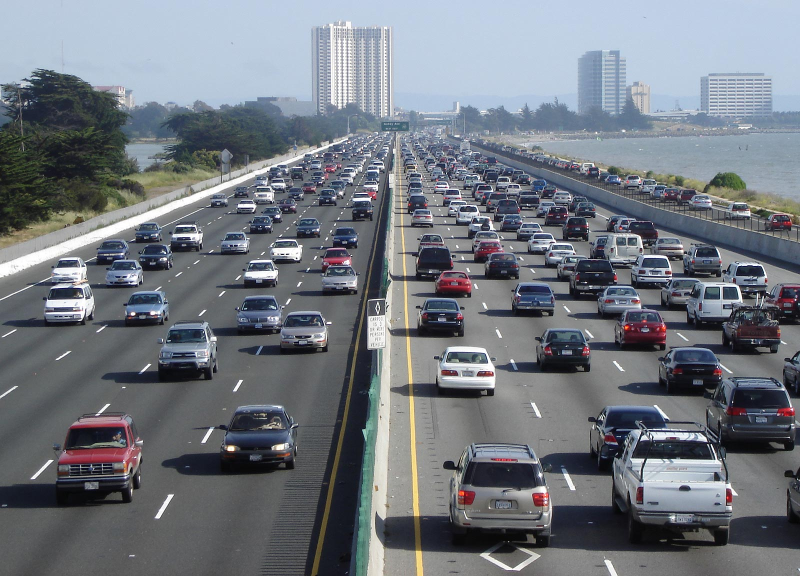
#> input picture Assignment_3/OpticalFlow/Datasets/highway.jpg, 1600 x 1152 px, found by its file name (shown at 1/2 size)
$ python KeyPointsFinder.py
#> lines starting #> are read from the running program, lines starting #| are printed output that depends on the picture; after the words box and inside, x2 and y2 are one past the last pixel; in counts of white or black regions, pixels touching at a corner belong together
## Students And Developers: Itay Guy, 305104184 & Elias Jadon, 207755737

import cv2
import numpy as np


class KeyPointsFinder:

    """
    KeyPointsFinder(image_path[, cell_size=8[, bin_n=9[, win_size=(128, 64)]]]) -> HOG descriptor
    .   @brief Computes the hog descriptor per an image.
    .   @param cell_size Size of the divided image.
    .   @param bin_n Size of the histogram per block.
    .   @param win_size Size of the scaled image (cols, rows).
    """
    def __init__(self, image_path, cell_size=8, bin_n=9, win_size=(128, 64)):
        # These are parameters which required from the program to get initially
#> called with cell_size = 8, bin_n = 9, win_size = (128, 64)
        self._cell_size = cell_size     # Descriptor cell computation on the image after resizing
        self._bin_n = bin_n             # Number of bins
        self._win_size = win_size
        self._real_image = cv2.imread(image_path)
#> self._real_image is the input picture: shape (1152, 1600, 3); mean B, G, R 127.2, 119.4, 114
        self._scaled_image = cv2.resize(self._real_image, self._win_size, interpolation=cv2.INTER_CUBIC)
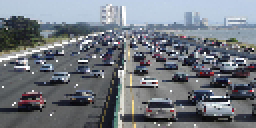
#> self._scaled_image: shape (64, 128, 3) (shown 2 times larger); mean B, G, R 127.4, 119.8, 114.4
        self._hog_descriptor = None
        self._grad = None
        self._angleOfs = None


    """
    get_real_image() -> original image
    .   @brief Getting the original input image.
    """
    def get_real_image(self):
        return self._real_image

    """
    get_copy_real_image() -> copy of the original image
    .   @brief Generating a copy of the original input image.
    """
    def get_copy_real_image(self):
        return self._real_image.copy()


    """
    reshape(raw_hist) -> reshaped hog descriptor
    .   @brief Reshaping the hog descriptor.
    .   @param raw_hist A raw data normalized histogram.
    """
    def reshape(self, raw_hist):
        hists = list()
        for i in range(0, len(raw_hist), self._bin_n):
            hists.append(raw_hist[i:(i + self._bin_n)].ravel())

        return hists


    """
    reduce_dimension(multi_feature_vectors) -> reduced dimension array
    .   @brief Reduces a dimension.
    .   @param multi_feature_vectors A multi-dimensional array of features.
    """
    def reduce_dimension(self, multi_feature_vectors):
        reduced = []
        for single_hog in multi_feature_vectors:
            for hist in single_hog:
                reduced.append(hist)

        return reduced


    """
    get_native_hog(image) -> HOG descriptor
    .   @brief Computes the hog descriptor per an image.
    .   @param image An image.
    """
    def get_native_hog(self, image):
        winSize = (image.shape[1], image.shape[0])
        blockSize = (self._cell_size, self._cell_size)
        blockStride = (self._cell_size, self._cell_size)
        cellSize = (self._cell_size, self._cell_size)
        nbins = self._bin_n
        derivAperture = 1
        winSigma = -1.0
        histogramNormType = 1
        L2HysThreshold = 0.2
        gammaCorrection = 1
        nlevels = 64
        signedGradient = 0
        hog_instance = cv2.HOGDescriptor(winSize, blockSize, blockStride, cellSize, nbins,
                                         derivAperture, winSigma, histogramNormType, L2HysThreshold,
                                         gammaCorrection, nlevels, signedGradient)

        # compute(img[, winStride[, padding[, locations]]]) -> descriptors
        winStride = winSize
        padding = (self._cell_size, self._cell_size)
        # correlated with n-bins number -> not working at all:
        locations = []
        hist = hog_instance.compute(image, winStride, padding, locations)
        grad = np.zeros(winStride, dtype=np.float32)
        angleOfs = np.zeros(winStride, dtype=np.float32)
        grad, angleOfs = hog_instance.computeGradient(image, grad, angleOfs)
        return self.reshape(hist), grad, angleOfs


    """
    generate_key_points() -> None
    .   @brief Computes all possible key-points at the current image.
    """
    def generate_key_points(self):
        self._hog_descriptor, self._grad, self._angleOfs = self.get_native_hog(self._scaled_image)
        self._hog_descriptor = np.asarray(self.reduce_dimension(self._hog_descriptor), dtype=np.float32)


    def fast(self):
        pass


    """
    get_strongest(img[, n]]) -> key_points indices
    .   @brief Computes the strongest key-points from HOG descriptor.
    .   @param img An image.
    .   @param n Number of key points to find.
    .   @param fast If to use with a smarter algorithm [default=True]
    """
    def get_strongest(self, n, fast=False):
        rows_size = self._scaled_image.shape[0]
        row_blocks = rows_size / self._cell_size
        cols_size = self._scaled_image.shape[1]
        col_blocks = cols_size / self._cell_size
        descriptor_size = len(self._hog_descriptor)
        descriptor_size_per_block = int(descriptor_size / (row_blocks * col_blocks))

        gx = self._grad[:, :, 0]
        gy = self._grad[:, :, 1]
        g = np.sqrt(np.power(gx, 2) + np.power(gy, 2))

        locations = list()
        values = list()
        if not fast:
            # test case which is running over all gx,gy pairs on the image
            for i in range(g.shape[0]):
                for j in range(g.shape[1]):
                    locations.append((j, i))
                    values.append(g[i, j])
        else:
            descriptors_strength = list()
            for i in range(0, descriptor_size, descriptor_size_per_block):
                descriptors_strength.append(np.mean(np.square(self._hog_descriptor[i:(i + descriptor_size_per_block)])))

            # sorted blocks by the maximum
            block_entries = np.flip(np.argsort(descriptors_strength))
            rows = np.asarray((block_entries / col_blocks), dtype=np.uint32) * self._cell_size
            cols = np.asarray(block_entries % col_blocks, dtype=np.uint32) * self._cell_size

            for x, y in zip(rows, cols):
                if (x, y) not in locations:
                    for i in range(self._cell_size):
                        for j in range(self._cell_size):
                            locations.append((y + j, x + i))
                            values.append(g[x + i, y + j])

        points = list()
        # sorted point values by the maximum
        all_peaks = np.flip(np.argsort(values))
        # considering the number of point the user asked for
        for i in all_peaks[:n]:
            points.append(locations[i])

        return points


    """
    get_key_points(n) -> key_points
    .   @brief Computes n key-points as a wrapper function.
    .   @param n Number of key points to find.
    .   @param fast If to use with a smarter algorithm [default=True]
    .   @param ret_scaled If to return the scaled points [default=False]
    """
    def get_key_points(self, n, fast=True, ret_scaled=False):
        self.generate_key_points()
#> in get_native_hog, `hist = hog_instance.compute(image, winStride, padding, locations)`: hist = 1152 values, max 0.788 at index 157, min 0 at index 450, mean 0.297
#> the loop in reshape, `for i in range(0, len(raw_hist), self._bin_n):` made 128 passes
#> i on passes 2 to 9: 9, 18, 27, 36, 45, 54, 63, 72
#> after the loop in reshape, `for i in range(0, len(raw_hist), self._bin_n):`: hists = 128 items
#> the loop in reduce_dimension, `for single_hog in multi_feature_vectors:` made 128 passes
#> single_hog on passes 20, 25, 32: [0.265, 0.324, 0.37, 0.37, 0.37, 0.37, 0.37, 0.187, 0.316], [0.0662, 0.232, 0.421, 0.396, 0.71, 0.112, 0.17, 0.2, 0.128], [0.35, 0.147, 0.35, 0.35, 0.35, 0.35, 0.35, 0.35, 0.342]
#> after the loop in reduce_dimension, `for single_hog in multi_feature_vectors:`: reduced has the same summary as hist in get_native_hog
#> in generate_key_points, `self._hog_descriptor = np.asarray(self.reduce_dimension(self._hog_desc..`: self._hog_descriptor has the same summary as hist in get_native_hog
        key_points = self.get_strongest(n, fast)
#> in get_strongest, `descriptor_size = len(self._hog_descriptor)`: descriptor_size = 1152
#> in get_strongest, `descriptor_size_per_block = int(descriptor_size / (row_blocks * col_bl..`: descriptor_size_per_block = 9
#> in get_strongest, `gx = self._grad[:, :, 0]`:
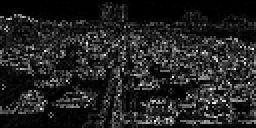
#> gx: shape (64, 128) float32 (shown 2 times larger); min 0, max 11.17, mean 1.56; drawn with min black and max white
#> in get_strongest, `gy = self._grad[:, :, 1]`:
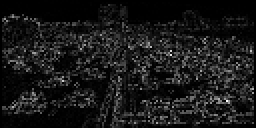
#> gy: shape (64, 128) float32 (shown 2 times larger); min 0, max 15.07, mean 1.46; drawn with min black and max white
#> in get_strongest, `g = np.sqrt(np.power(gx, 2) + np.power(gy, 2))`:
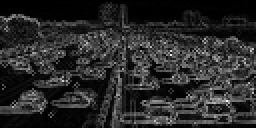
#> g: shape (64, 128) float32 (shown 2 times larger); min 0, max 15.08, mean 2.47; drawn with min black and max white
#> after the loop in get_strongest, `for i in range(0, descriptor_size, descriptor_size_per_block):`: descriptors_strength = 128 values, max 0.111 at index 111, min 0.11 at index 17, mean 0.111
#> in get_strongest, `block_entries = np.flip(np.argsort(descriptors_strength))`: block_entries = 128 values, max 127 at index 33, min 0 at index 91, mean 63.5
#> in get_strongest, `rows = np.asarray((block_entries / col_blocks), dtype=np.uint32) * sel..`: rows = 128 values, max 56 at index 14, min 0 at index 4, mean 28
#> in get_strongest, `cols = np.asarray(block_entries % col_blocks, dtype=np.uint32) * self...`: cols = 128 values, max 120 at index 0, min 0 at index 64, mean 60
#> the loop in get_strongest, `for x, y in zip(rows, cols):` made 128 passes
#> (x, y) on passes 1 to 8: (48, 120), (40, 96), (32, 88), (8, 96), (0, 24), (24, 64), (24, 72), (48, 88)
#> after the loop in get_strongest, `for x, y in zip(rows, cols):`: locations = 6400 pairs, first value 0 to 127, second value 0 to 63; values = 6400 values, max 15.08 at index 4689, min 0 at index 257, mean 2.55
#> in get_strongest, `all_peaks = np.flip(np.argsort(values))`: all_peaks = 6400 values, max 6399 at index 3797, min 0 at index 1289, mean 3199.5
#> the loop in get_strongest, `for i in all_peaks[:n]:` made 1500 passes
#> i on passes 1 to 3: 4689, 2973, 2957
#> after the loop in get_strongest, `for i in all_peaks[:n]:`: points = 1500 pairs, first value 0 to 127, second value 7 to 63
#> key_points has the same summary as points in get_strongest
        if not ret_scaled:
            for i, _ in enumerate(key_points):
                y_rel = key_points[i][1] / self._scaled_image.shape[0]
                x_rel = key_points[i][0] / self._scaled_image.shape[1]
                key_points[i] = (int(y_rel * self._real_image.shape[1]), int(x_rel * self._real_image.shape[0]))
#> this loop made 1500 passes
#> (y_rel, x_rel) on passes 1 to 3: (0.781, 0.883), (0.422, 0.664), (0.391, 0.664)
#> after the loop, key_points = 1500 pairs, first value 175 to 1575, second value 0 to 1143
        return key_points


    """
    plot_key_points(key_points) -> None
    .   @brief Plotting the key-points on the image.
    .   @param key_points Key-points that have been found.
    """
    def plot_key_points(self, key_points):
        copy_image = self._real_image.copy()
        for point in key_points:
            cv2.circle(copy_image, point, 5, (0, 255, 0), -1)
        cv2.imshow('HOG Image Strongest Key Points', copy_image)
        cv2.waitKey(0)
        cv2.destroyAllWindows()


if __name__ == "__main__":
    sys_path = "D:\\PycharmProjects\\ComputerVision\\Assignment_3\\OpticalFlow\\Datasets\\"
    # image = sys_path + "vehicle_test.jpg"
    image = sys_path + "highway.jpg"
    finder = KeyPointsFinder(image)
    key_points = finder.get_key_points(1500)
    finder.plot_key_points(key_points)
#> the loop in plot_key_points, `for point in key_points:` made 1500 passes
#> point on passes 1 to 3: (1250, 1017), (675, 765), (625, 765)
#> after the loop in plot_key_points, `for point in key_points:`:
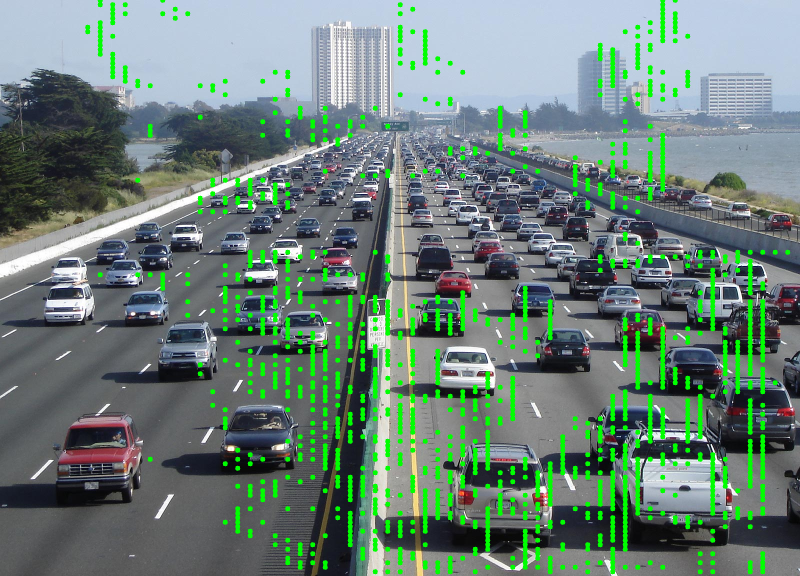
#> copy_image: shape (1152, 1600, 3) (shown at 1/2 size); 6.49% of pixels changed, all inside (x1, y1, x2, y2) = (170, 0, 1581, 1149)

$ run again, with Assignment_3/OpticalFlow/Datasets/vehicle_test.jpg copied over Assignment_3/OpticalFlow/Datasets/highway.jpg
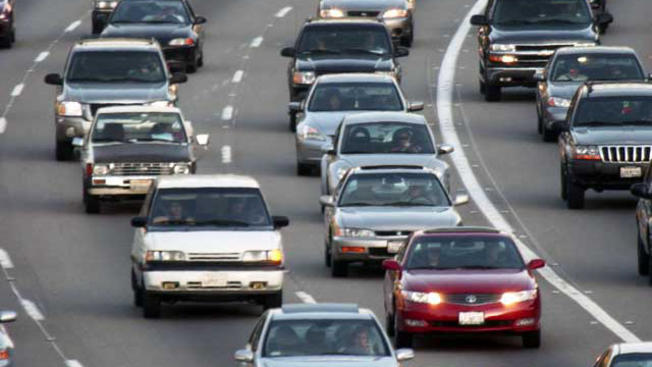
#> input picture Assignment_3/OpticalFlow/Datasets/vehicle_test.jpg, 652 x 367 px, found by its file name
#> in __init__, self._real_image is the input picture: shape (367, 652, 3); mean B, G, R 112.7, 108.6, 107.2
#> hist = 1152 values, max 0.764 at index 490, min 0 at index 234, mean 0.289
#> the loop in reshape, `for i in range(0, len(raw_hist), self._bin_n):` made 128 passes
#> i on passes 2 to 9: 9, 18, 27, 36, 45, 54, 63, 72
#> after the loop in reshape, `for i in range(0, len(raw_hist), self._bin_n):`: hists = 128 items
#> the loop in reduce_dimension, `for single_hog in multi_feature_vectors:` made 128 passes
#> single_hog on passes 1, 27, 47, 55: [0.39, 0.364, 0.294, 0.22, 0.321, 0.125, 0.39, 0.39, 0.39], [0, 0, 0.205, 0.561, 0.623, 0.49, 0.0889, 0.0272, 0.00384], [0, 0, 0, 0.427, 0.637, 0.637, 0.00731, 0, 0], [0, 0, 0.00712, 0.18, 0.764, 0.614, 0, 0, 0]
#> after the loop in reduce_dimension, `for single_hog in multi_feature_vectors:`: reduced has the same summary as hist in get_native_hog
#> in generate_key_points, `self._hog_descriptor = np.asarray(self.reduce_dimension(self._hog_desc..`: self._hog_descriptor has the same summary as hist in get_native_hog
#> descriptor_size = 1152
#> descriptor_size_per_block = 9
#> in get_strongest, `g = np.sqrt(np.power(gx, 2) + np.power(gy, 2))`:
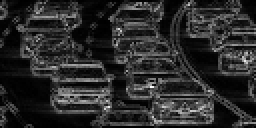
#> g: shape (64, 128) float32 (shown 2 times larger); min 0, max 15.16, mean 2.56; drawn with min black and max white
#> after the loop in get_strongest, `for i in range(0, descriptor_size, descriptor_size_per_block):`: descriptors_strength = 128 values, max 0.111 at index 115, min 0.11 at index 54, mean 0.111
#> block_entries = 128 values, max 127 at index 98, min 0 at index 35, mean 63.5
#> rows = 128 values, max 56 at index 0, min 0 at index 7, mean 28
#> cols = 128 values, max 120 at index 55, min 0 at index 21, mean 60
#> the loop in get_strongest, `for x, y in zip(rows, cols):` made 128 passes
#> (x, y) on passes 1 to 8: (56, 24), (56, 16), (16, 72), (24, 64), (8, 24), (24, 72), (40, 56), (0, 24)
#> after the loop in get_strongest, `for x, y in zip(rows, cols):`: locations = 6400 pairs, first value 0 to 127, second value 0 to 63; values = 6400 values, max 15.16 at index 3931, min 0 at index 32, mean 2.7
#> all_peaks = 6400 values, max 6399 at index 3199, min 0 at index 4059, mean 3199.5
#> the loop in get_strongest, `for i in all_peaks[:n]:` made 1500 passes
#> i on passes 1 to 3: 3931, 3932, 3250
#> after the loop in get_strongest, `for i in all_peaks[:n]:`: points = 1500 pairs, first value 0 to 127, second value 0 to 62
#> in get_key_points, `key_points = self.get_strongest(n, fast)`: key_points has the same summary as points in get_strongest
#> the loop in get_key_points, `for i, _ in enumerate(key_points):` made 1500 passes
#> (y_rel, x_rel) on passes 1 to 3: (0.672, 0.586), (0.672, 0.594), (0.469, 0.953)
#> after the loop in get_key_points, `for i, _ in enumerate(key_points):`: key_points = 1500 pairs, first value 0 to 631, second value 0 to 364
#> the loop in plot_key_points, `for point in key_points:` made 1500 passes
#> point on passes 1 to 3: (438, 215), (438, 217), (305, 349)
#> after the loop in plot_key_points, `for point in key_points:`:
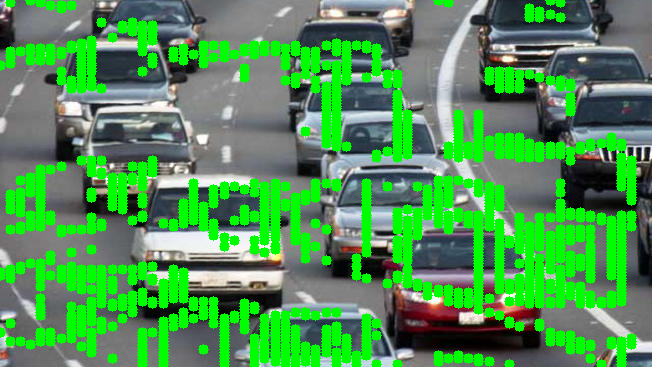
#> copy_image: shape (367, 652, 3); mean B, G, R 81.6, 147.8, 77.8
